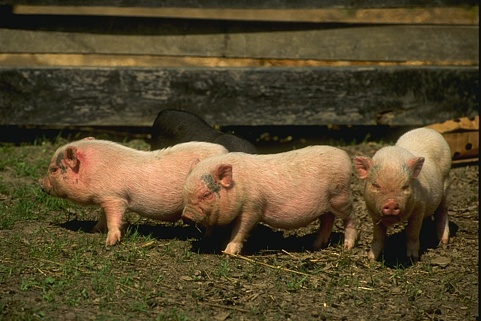
//> input picture HW2_images/Pig.jpg, 481 x 321 px
$ ./canny HW2_images/Pig.jpg   (built with g++ and OpenCV 4)
//> lines starting //> are read from the running program, lines starting //| are printed output that depends on the picture
#include "opencv2/imgproc.hpp"
#include "opencv2/highgui.hpp"
#include <stdlib.h>
#include <stdio.h>

using namespace cv;

/// Global variables

Mat src, src_gray;
Mat dst, detected_edges;

int edgeThresh = 1;
int lowThreshold;
int const max_lowThreshold = 100;
int ratio = 3;
int kernel_size = 3;
char const* window_name = "Edge Map";

/**
 * @function CannyThreshold
 * @brief Trackbar callback - Canny thresholds input with a ratio 1:3
 */
void CannyThreshold(int, void*)
{
  /// Reduce noise with a kernel 3x3
  blur( src_gray, detected_edges, Size(3,3) );

  /// Canny detector
  Canny( detected_edges, detected_edges, lowThreshold, lowThreshold*ratio, kernel_size );

  /// Using Canny's output as a mask, we display our result
  dst = Scalar::all(0);

  src.copyTo( dst, detected_edges);
  imshow( window_name, dst );
 }


/** @function main */
int main( int argc, char** argv )
{
  /// Load an image
  src = imread( argv[1], IMREAD_COLOR );
//> src is the input picture: 321 rows x 481 cols, CV_8UC3; mean B, G, R 44.5, 73.4, 87

  if( !src.data )
  {
    printf("no file or unreadable file. exit.\n");
    return -1;
  }
  // namedWindow( window_name, WINDOW_AUTOSIZE );
  // imshow( window_name, src );
  printf("1\n");
  /// Create a matrix of the same type and size as src (for dst)
  dst.create( src.size(), src.type() );
  printf("2\n");
  /// Convert the image to grayscale
  cvtColor( src, src_gray, COLOR_BGR2GRAY );
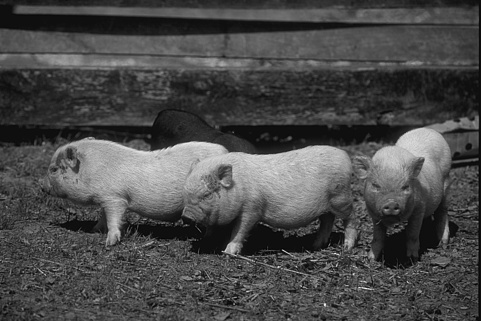
//> src_gray: 321 rows x 481 cols, CV_8UC1; min 1, max 243, mean 74.1
  printf("3\n");
  /// Create a window
  namedWindow( window_name, WINDOW_AUTOSIZE );
  printf("4\n");

  /// Create a Trackbar for user to enter threshold
  createTrackbar( "Min Threshold:", window_name, &lowThreshold, max_lowThreshold, CannyThreshold );
  printf("5\n");

  /// Show the image
  CannyThreshold(0, 0);
//> in CannyThreshold, `blur( src_gray, detected_edges, Size(3,3) );`:
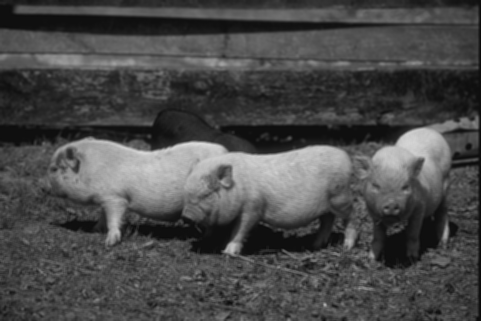
//> detected_edges: 321 rows x 481 cols, CV_8UC1; min 9, max 219, mean 74.1
//> in CannyThreshold, `Canny( detected_edges, detected_edges, lowThreshold, lowThreshold*rati..`:
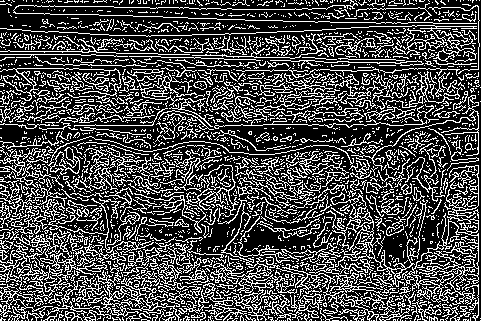
//> detected_edges: 321 rows x 481 cols, CV_8UC1; 29.1% white in thin lines or dots
//> in CannyThreshold, `src.copyTo( dst, detected_edges);`:
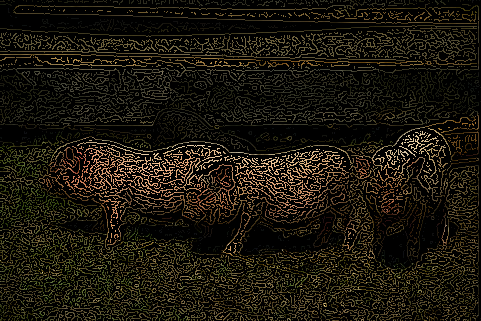
//> dst: 321 rows x 481 cols, CV_8UC3; mean B, G, R 13.3, 22.2, 26.3
  printf("6\n");

  /// Wait until user exit program by pressing a key
  waitKey(0);

  return 0;
  }
